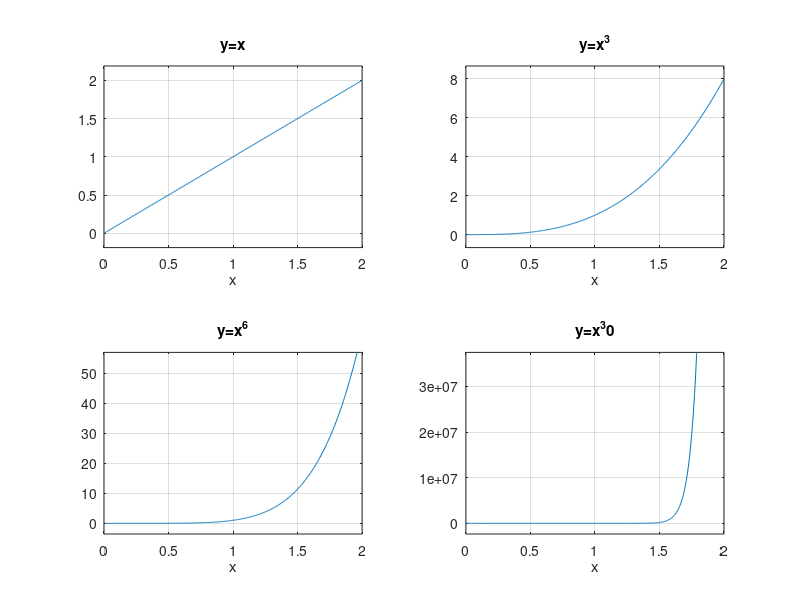

The MATLAB source for this figure:
%y=x
subplot(2,2,1);
ezplot('x',[0,2]);
title('y=x');
grid on;

%y=x^3
subplot(2,2,2);
ezplot('x^3',[0,2]);
title('y=x^3');
grid on;

%y=x^6
subplot(2,2,3);
ezplot('x^6',[0,2]);
title('y=x^6');
grid on;

%y=x^30
subplot(2,2,4);
ezplot('x^30',[0,2]);
title('y=x^30');
grid on;